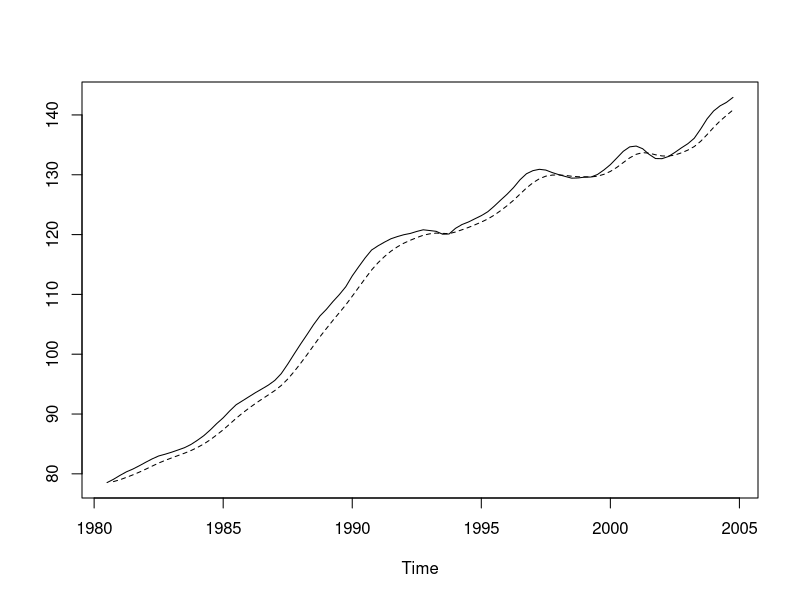

Reproduce this figure in R.
SNA <- read.csv("../data/GDPO1980TABLE.csv", skip=2, header=TRUE)
GDP <- ts(SNA$GDP, start=c(1980,1), frequency=4)
bunkai1 <- decompose(GDP,type="multiplicative")
GDPTC <- bunkai1$trend
GDPTC2 <- GDPTC[is.na(GDPTC)==FALSE]
GDPTC3 <- ts(GDPTC2,start=c(1980,3),frequency=4)
n <- length(GDPTC3)
b <- 0.7; w <- b;
x <- (1-b)*GDPTC3[-1]
GDPHAT <- filter(x,filter=w,method="recursive",init=GDPTC3[1])
GDPhat <- ts(GDPHAT,start=c(1980,4),frequency=4)
ts.plot(GDPTC3,GDPhat,type="l",lty=c(1,2))
